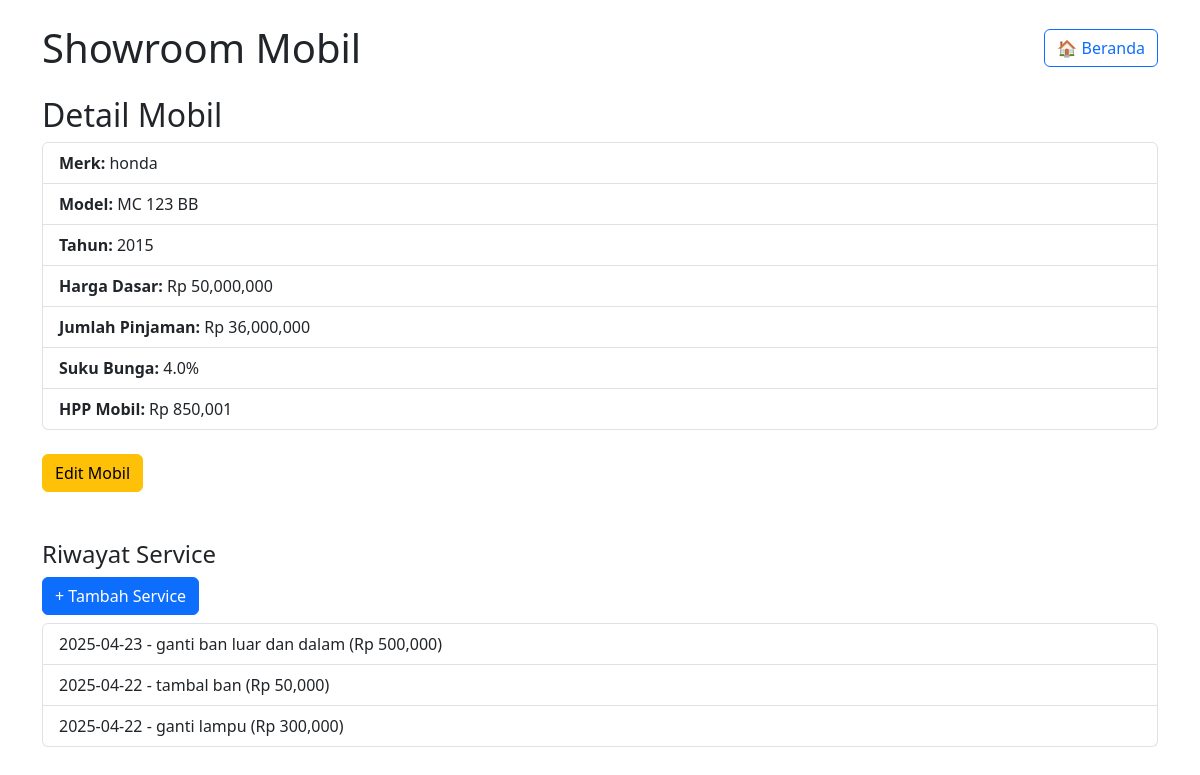
The page /mobil/1 on the database its author committed.
### models.py (models this page shows)
class Car(db.Model):
    id = db.Column(db.Integer, primary_key=True)
    merk = db.Column(db.String(100))
    model = db.Column(db.String(100))
    tahun = db.Column(db.Integer)
    harga_dasar = db.Column(db.Float)
    jumlah_pinjaman = db.Column(db.Float, nullable=True)
    suku_bunga = db.Column(db.Float, nullable=True)  # persen per tahun
    services = db.relationship('Service', backref='car', lazy=True)

class Service(db.Model):
    id = db.Column(db.Integer, primary_key=True)
    car_id = db.Column(db.Integer, db.ForeignKey('car.id'), nullable=False)
    tanggal = db.Column(db.Date)
    deskripsi = db.Column(db.String(255))
    biaya = db.Column(db.Float)

### app.py (the view)
@app.route('/mobil/<int:car_id>')
def car_detail(car_id):
    car = Car.query.get_or_404(car_id)
    hpp = hitung_hpp(car)
    return render_template('car_detail.html', car=car, hpp=hpp)

### app.py (called while the page is built)
def hitung_hpp(car):
    if car.jumlah_pinjaman and car.suku_bunga:
        try:
            hpp_dasar = car.harga_dasar / (car.jumlah_pinjaman + car.suku_bunga)
        except ZeroDivisionError:
            hpp_dasar = car.harga_dasar
    else:
        hpp_dasar = car.harga_dasar
    total_service = sum(service.biaya for service in car.services)
    return hpp_dasar + total_service

### templates/car_detail.html
{% extends "base.html" %}
{% block content %}
    <h2>Detail Mobil</h2>
    <ul class="list-group mb-3">
        <li class="list-group-item"><strong>Merk:</strong> {{ car.merk }}</li>
        <li class="list-group-item"><strong>Model:</strong> {{ car.model }}</li>
        <li class="list-group-item"><strong>Tahun:</strong> {{ car.tahun }}</li>
        <li class="list-group-item"><strong>Harga Dasar:</strong> Rp {{ "{:,.0f}".format(car.harga_dasar) }}</li>
        {% if car.jumlah_pinjaman %}
        <li class="list-group-item"><strong>Jumlah Pinjaman:</strong> Rp {{ "{:,.0f}".format(car.jumlah_pinjaman) }}</li>
        <li class="list-group-item"><strong>Suku Bunga:</strong> {{ car.suku_bunga }}%</li>
        {% endif %}
        <li class="list-group-item"><strong>HPP Mobil:</strong> Rp {{ "{:,.0f}".format(hpp) }}</li>
    </ul>
    <a href="{{ url_for('edit_car', car_id=car.id) }}" class="btn btn-warning mt-2">Edit Mobil</a><br><br><br>
    <h4>Riwayat Service</h4>
    <a href="{{ url_for('add_service', car_id=car.id) }}" class="btn btn-primary mb-2">+ Tambah Service</a>
    <ul class="list-group">
        {% for service in car.services %}
        <li class="list-group-item">
            {{ service.tanggal }} - {{ service.deskripsi }} (Rp {{ "{:,.0f}".format(service.biaya) }})
        </li>
        {% else %}
        <li class="list-group-item">Belum ada service.</li>
        {% endfor %}
    </ul>
{% endblock %}

### templates/base.html (shortened to what this page needs)
<!DOCTYPE html>
<html lang="id">
<head>
    <link rel="stylesheet" href="https://cdn.jsdelivr.net/npm/bootstrap@5.3.0/dist/css/bootstrap.min.css">
</head>
<body>
    <div class="container mt-4">
        <div class="d-flex justify-content-between align-items-center mb-4">
            <h1 class="m-0">Showroom Mobil</h1>
            {% if request.endpoint != 'index' %}
            <a href="{{ url_for('index') }}" class="btn btn-outline-primary">🏠 Beranda</a>
            {% endif %}
        </div>
        {% block content %}{% endblock %}
    </div>
</body>
</html>

### rows shown on the page
Car: merk "honda", model "MC 123 BB", tahun "2015", harga_dasar "50,000,000", jumlah_pinjaman "36,000,000", suku_bunga "4.0"
Service: tanggal "2025-04-23", deskripsi "ganti ban luar dan dalam", biaya "500,000"
Service: tanggal "2025-04-22", deskripsi "tambal ban", biaya "50,000"
Service: tanggal "2025-04-22", deskripsi "ganti lampu", biaya "300,000"

### other values the page prints
{{ "{:,.0f}".format(hpp) }} "850,001"
